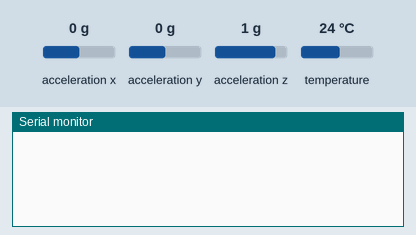
Simulated run of this sketch. Board: ESP32. On the bench: the last lines printed to the serial monitor. The test bench sets the inputs (shaded band); at power-on: acceleration x 0 g, temperature 24 °C, acceleration y 0 g, acceleration z 1 g. WiFi joins after 1.5 s; servers stay silent unless stated; uploads are accepted with an empty reply; the local clock reads 2024-03-15 10:24:30 at power-on unless the sketch sets it; random numbers use the default seed unless the sketch sets one.

Above: at 2.7 s.
2.8 s: acceleration x set to -1.4 g
At 4.7 s:
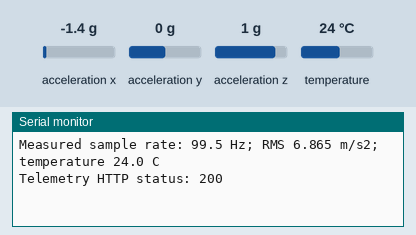
5.7 s: temperature set to 12 °C
7.2 s: acceleration y set to -1.4 g
8.7 s: acceleration z set to -1.4 g
At 9.0 s:
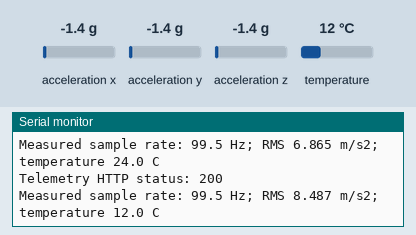
10.2 s: temperature set to 19 °C
At 10.7 s:
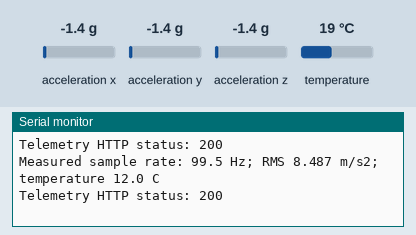

The sketch:

benchwatch.ino
```cpp
/*
 * BenchWatch reference node, ESP32 + ADXL345 + DS18B20.
 * Software reference only: not compiled/flashed or physically validated in this build.
 * Never use this prototype to control machinery or as a safety interlock.
 */
#include <Arduino.h>
#include <WiFi.h>
#include <NetworkClientSecure.h>
#include <HTTPClient.h>
#include <Wire.h>
#include <Adafruit_Sensor.h>
#include <Adafruit_ADXL345_U.h>
#include <OneWire.h>
#include <DallasTemperature.h>
#include <time.h>
#include "secrets.h"
#include "features.h"

Adafruit_ADXL345_Unified accel(345);
OneWire oneWire(4);
DallasTemperature temperature(&oneWire);
const uint16_t WINDOW = 256;
uint32_t sequenceNumber = 0;
char bootId[24];
bool sensorsReady = false;

void setup() {
  Serial.begin(115200);
  Wire.begin(21, 22);
  sensorsReady = accel.begin();
  if (!sensorsReady) { Serial.println("ADXL345 missing. No fabricated sensor values will be sent."); return; }
  accel.setRange(ADXL345_RANGE_4_G);
  accel.setDataRate(ADXL345_DATARATE_100_HZ);
  temperature.begin();
  temperature.setWaitForConversion(false);
  snprintf(bootId, sizeof(bootId), "%08lx-%08lx", (unsigned long)esp_random(), (unsigned long)esp_random());
  WiFi.begin(WIFI_SSID, WIFI_PASSWORD);
  unsigned long started = millis();
  while (WiFi.status() != WL_CONNECTED && millis() - started < 20000) delay(250);
  configTime(0, 0, "pool.ntp.org", "time.google.com");
}

void loop() {
  if (!sensorsReady) { delay(5000); return; }
  if (WiFi.status() != WL_CONNECTED) { WiFi.reconnect(); delay(5000); return; }
  time_t now = time(nullptr);
  if (now < 1700000000) { Serial.println("Waiting for NTP before TLS."); delay(2000); return; }
  temperature.requestTemperatures();
  DynamicRms features;
  uint32_t next = micros(), started = next;
  for (uint16_t i = 0; i < WINDOW; i++) {
    while ((int32_t)(micros() - next) < 0) delayMicroseconds(100);
    next += 10000; // Target 100 Hz. Measure the actual rate below.
    sensors_event_t event;
    accel.getEvent(&event);
    features.add(event.acceleration.x, event.acceleration.y, event.acceleration.z);
  }
  float rms = features.value(); // Dynamic acceleration RMS in m/s², not velocity.
  float tempC = temperature.getTempCByIndex(0);
  if (tempC == DEVICE_DISCONNECTED_C || !isfinite(tempC) || tempC < -40 || tempC > 125 || !isfinite(rms)) {
    Serial.println("Invalid sensor reading; packet skipped."); delay(1000); return;
  }
  Serial.printf("Measured sample rate: %.1f Hz; RMS %.3f m/s2; temperature %.1f C\n",
    (WINDOW-1)*1000000.0/(micros()-started), rms, tempC);
  char payload[320];
  snprintf(payload, sizeof(payload),
    "{\"deviceId\":\"%s\",\"bootId\":\"%s\",\"sequence\":%lu,\"timestamp\":%llu,\"temperatureC\":%.2f,\"vibrationRms\":%.4f}",
    DEVICE_ID, bootId, (unsigned long)sequenceNumber++, (unsigned long long)time(nullptr)*1000ULL, tempC, rms);
  NetworkClientSecure client;
  client.setCACert(ROOT_CA); // Provision the correct CA. Never call setInsecure().
  HTTPClient http;
  http.setTimeout(5000);
  if (http.begin(client, TELEMETRY_URL)) {
    http.addHeader("Content-Type", "application/json");
    http.addHeader("Authorization", String("Bearer ")+DEVICE_KEY);
    int status = http.POST((uint8_t*)payload, strlen(payload));
    Serial.printf("Telemetry HTTP status: %d\n",status);
    // Values are not queued across resets; persistent buffering is a documented future improvement.
    http.end();
  }
  delay(2000);
}
```

features.h
```cpp
#pragma once
#include <math.h>
struct DynamicRms {
  double sum[3] = {0,0,0};
  double square[3] = {0,0,0};
  unsigned int count = 0;
  void add(double x, double y, double z) {
    const double v[3] = {x,y,z};
    for (int i=0;i<3;i++) { sum[i]+=v[i]; square[i]+=v[i]*v[i]; }
    count++;
  }
  double value() const {
    if (!count) return 0;
    double variance=0;
    for(int i=0;i<3;i++){ double mean=sum[i]/count; double v=square[i]/count-mean*mean; variance+=v>0?v:0; }
    return sqrt(variance);
  }
};
```

secrets.example.h
```cpp
#pragma once
// Copy to secrets.h locally. That filename is git-ignored. Do not commit credentials.
const char* WIFI_SSID = "YOUR_NETWORK";
const char* WIFI_PASSWORD = "YOUR_WIFI_PASSWORD";
const char* DEVICE_ID = "BW-001";
const char* DEVICE_KEY = "REPLACE_WITH_A_RANDOM_PER_DEVICE_SECRET";
const char* TELEMETRY_URL = "https://YOUR_DEPLOYMENT.workers.dev/api/telemetry";
// Retrieve the issuing root CA from the certificate provider for your deployment.
// This deliberate placeholder will not establish a connection.
const char* ROOT_CA = R"PEM(
-----BEGIN CERTIFICATE-----
REPLACE_WITH_YOUR_SERVER_ISSUING_ROOT_CA
-----END CERTIFICATE-----
)PEM";
```

Measured:
- after the input at 2.8 s, the serial monitor: prints a new line after 1.3 s (image 1)
- after the input at 8.7 s, the serial monitor: prints a new line after 0.15 s (image 2)
